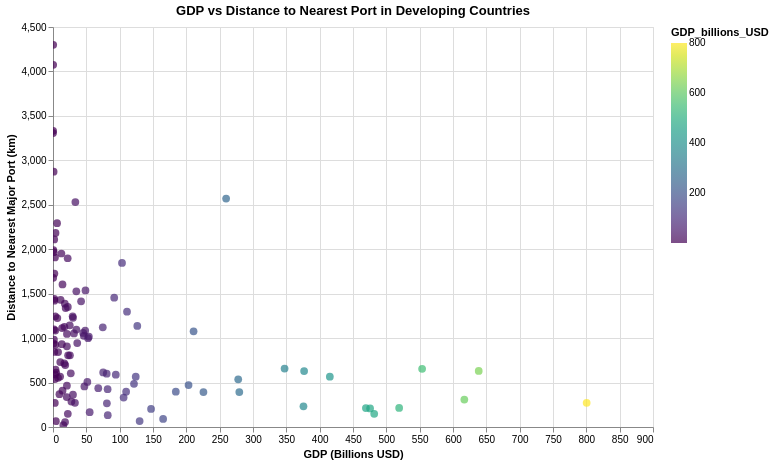

Notebook code cell kept with this figure:
### Markdown cell above
## 15. GDP vs Distance to Nearest Port

### Code cell
# Scatter plot of GDP vs distance to nearest port for developing countries
chart_gdp_dist = alt.Chart(merged_gdp_df).mark_point(filled=True, size=60).encode(
    x=alt.X('GDP_billions_USD:Q', title='GDP (Billions USD)'),
    y=alt.Y('dist_to_nearest_port_km:Q', title='Distance to Nearest Major Port (km)'),
    color=alt.Color('GDP_billions_USD:Q', scale=alt.Scale(scheme='viridis')),
    tooltip=['Country', 'GDP_billions_USD', 'dist_to_nearest_port_km']
).properties(
    width=600,
    height=400,
    title='GDP vs Distance to Nearest Port in Developing Countries'
).interactive()
chart_gdp_dist

### Figure 1 — Vega-Lite specification as saved in the notebook (floating-point values rounded to 4 significant figures)
{"config": {"view": {"continuousWidth": 300, "continuousHeight": 300}}, "data": {"name": "data-6a6867e47bd16df8336b908727dbd13f"}, "mark": {"type": "point", "filled": true, "size": 60}, "encoding": {"color": {"field": "GDP_billions_USD", "scale": {"scheme": "viridis"}, "type": "quantitative"}, "tooltip": [{"field": "Country", "type": "nominal"}, {"field": "GDP_billions_USD", "type": "quantitative"}, {"field": "dist_to_nearest_port_km", "type": "quantitative"}], "x": {"field": "GDP_billions_USD", "title": "GDP (Billions USD)", "type": "quantitative"}, "y": {"field": "dist_to_nearest_port_km", "title": "Distance to Nearest Major Port (km)", "type": "quantitative"}}, "height": 400, "params": [{"name": "param_18", "select": {"type": "interval", "encodings": ["x", "y"]}, "bind": "scales"}], "title": "GDP vs Distance to Nearest Port in Developing Countries", "width": 600, "$schema": "https://vega.github.io/schema/vega-lite/v5.20.1.json", "datasets": {"data-6a6867e47bd16df8336b908727dbd13f": [{"Country": "Zimbabwe", "latest_undernourishment": 30.0, "country": "ZW", "latitude": -19.02, "longitude": 29.15, "name": "Zimbabwe", "dist_to_nearest_port_km": 604.0, "GDP_billions_USD": 26.67}, {"Country": "Zambia", "latest_undernourishment": 32.1, "country": "ZM", "latitude": -13.13, "longitude": 27.85, "name": "Zambia", "dist_to_nearest_port_km": 1052.0, "GDP_billions_USD": 31.47}, {"Country": "Vanuatu", "latest_undernourishment": 7.9, "country": "VU", "latitude": -15.38, "longitude": 167.0, "name": "Vanuatu", "dist_to_nearest_port_km": 1967.0, "GDP_billions_USD": 1.137}, {"Country": "Uzbekistan", "latest_undernourishment": 2.5, "country": "UZ", "latitude": 41.38, "longitude": 64.59, "name": "Uzbekistan", "dist_to_nearest_port_km": 1845.0, "GDP_billions_USD": 103.5}, {"Country": "Uruguay", "latest_undernourishment": 2.5, "country": "UY", "latitude": -32.52, "longitude": -55.77, "name": "Uruguay", "dist_to_nearest_port_km": 266.4, "GDP_billions_USD": 80.81}, {"Country": "United Arab Emirates", "latest_undernourishment": 2.8, "country": "AE", "latitude": 23.42, "longitude": 53.85, "name": "United Arab Emirates", "dist_to_nearest_port_km": 214.7, "GDP_billions_USD": 519.2}, {"Country": "Ukraine", "latest_undernourishment": 3.8, "country": "UA", "latitude": 48.38, "longitude": 31.17, "name": "Ukraine", "dist_to_nearest_port_km": 846.1, "GDP_billions_USD": null}, {"Country": "Uganda", "latest_undernourishment": 33.1, "country": "UG", "latitude": 1.373, "longitude": 32.29, "name": "Uganda", "dist_to_nearest_port_km": 1016.0, "GDP_billions_USD": 53.79}, {"Country": "Tuvalu", "latest_undernourishment": null, "country": "TV", "latitude": -7.11, "longitude": 177.6, "name": "Tuvalu", "dist_to_nearest_port_km": 3307.0, "GDP_billions_USD": 0.07}, {"Country": "Turkmenistan", "latest_undernourishment": 3.6, "country": "TM", "latitude": 38.97, "longitude": 59.56, "name": "Turkmenistan", "dist_to_nearest_port_km": 1454.0, "GDP_billions_USD": 91.8}, {"Country": "Tunisia", "latest_undernourishment": 2.5, "country": "TN", "latitude": 33.89, "longitude": 9.537, "name": "Tunisia", "dist_to_nearest_port_km": 506.5, "GDP_billions_USD": 51.53}, {"Country": "Trinidad and Tobago", "latest_undernourishment": 8.6, "country": "TT", "latitude": 10.69, "longitude": -61.22, "name": "Trinidad and Tobago", "dist_to_nearest_port_km": 1245.0, "GDP_billions_USD": 29.49}, {"Country": "Tonga", "latest_undernourishment": null, "country": "TO", "latitude": -21.18, "longitude": -175.2, "name": "Tonga", "dist_to_nearest_port_km": 1990.0, "GDP_billions_USD": 0.568}, {"Country": "Togo", "latest_undernourishment": 18.2, "country": "TG", "latitude": 8.62, "longitude": 0.8248, "name": "Togo", "dist_to_nearest_port_km": 369.3, "GDP_billions_USD": 9.651}, {"Country": "Timor-Leste", "latest_undernourishment": 17.0, "country": "TL", "latitude": -8.874, "longitude": 125.7, "name": "Timor-Leste", "dist_to_nearest_port_km": 1441.0, "GDP_billions_USD": 2.002}, {"Country": "Thailand", "latest_undernourishment": 6.8, "country": "TH", "latitude": 15.87, "longitude": 101.0, "name": "Thailand", "dist_to_nearest_port_km": 308.8, "GDP_billions_USD": 617.0}, {"Country": "Tanzania", "latest_undernourishment": 23.0, "country": "TZ", "latitude": -6.369, "longitude": 34.89, "name": "Tanzania", "dist_to_nearest_port_km": 588.9, "GDP_billions_USD": 94.18}, {"Country": "Tajikistan", "latest_undernourishment": 9.7, "country": "TJ", "latitude": 38.86, "longitude": 71.28, "name": "Tajikistan", "dist_to_nearest_port_km": 1604.0, "GDP_billions_USD": 14.24}, {"Country": "Suriname", "latest_undernourishment": 8.7, "country": "SR", "latitude": 3.919, "longitude": -56.03, "name": "Suriname", "dist_to_nearest_port_km": 2183.0, "GDP_billions_USD": 3.78}, {"Country": "Sudan", "latest_undernourishment": 10.8, "country": "SD", "latitude": 12.86, "longitude": 30.22, "name": "Sudan", "dist_to_nearest_port_km": 1414.0, "GDP_billions_USD": 42.14}, {"Country": "Sri Lanka", "latest_undernourishment": 3.8, "country": "LK", "latitude": 7.873, "longitude": 80.77, "name": "Sri Lanka", "dist_to_nearest_port_km": 145.1, "GDP_billions_USD": null}, {"Country": "South Africa", "latest_undernourishment": 7.2, "country": "ZA", "latitude": -30.56, "longitude": 22.94, "name": "South Africa", "dist_to_nearest_port_km": 565.7, "GDP_billions_USD": 415.3}, {"Country": "Solomon Islands", "latest_undernourishment": 19.0, "country": "SB", "latitude": -9.646, "longitude": 160.2, "name": "Solomon Islands", "dist_to_nearest_port_km": 2110.0, "GDP_billions_USD": 1.801}, {"Country": "Sierra Leone", "latest_undernourishment": 27.8, "country": "SL", "latitude": 8.461, "longitude": -11.78, "name": "Sierra Leone", "dist_to_nearest_port_km": 924.7, "GDP_billions_USD": 3.607}, {"Country": "Seychelles", "latest_undernourishment": 2.7, "country": "SC", "latitude": -4.68, "longitude": 55.49, "name": "Seychelles", "dist_to_nearest_port_km": 1727.0, "GDP_billions_USD": 2.082}, {"Country": "Serbia", "latest_undernourishment": 2.5, "country": "RS", "latitude": 44.02, "longitude": 21.01, "name": "Serbia", "dist_to_nearest_port_km": 599.5, "GDP_billions_USD": 80.54}, {"Country": "Senegal", "latest_undernourishment": 6.2, "country": "SN", "latitude": 14.5, "longitude": -14.45, "name": "Senegal", "dist_to_nearest_port_km": 1526.0, "GDP_billions_USD": 35.01}, {"Country": "Saudi Arabia", "latest_undernourishment": 2.5, "country": "SA", "latitude": 23.89, "longitude": 45.08, "name": "Saudi Arabia", "dist_to_nearest_port_km": 737.7, "GDP_billions_USD": null}, {"Country": "Samoa", "latest_undernourishment": 4.5, "country": "WS", "latitude": -13.76, "longitude": -172.1, "name": "Samoa", "dist_to_nearest_port_km": 2872.0, "GDP_billions_USD": 0.938}, {"Country": "Rwanda", "latest_undernourishment": 35.6, "country": "RW", "latitude": -1.94, "longitude": 29.87, "name": "Rwanda", "dist_to_nearest_port_km": 1113.0, "GDP_billions_USD": 13.63}, {"Country": "Romania", "latest_undernourishment": 2.5, "country": "RO", "latitude": 45.94, "longitude": 24.97, "name": "Romania", "dist_to_nearest_port_km": 629.6, "GDP_billions_USD": 376.7}, {"Country": "Qatar", "latest_undernourishment": null, "country": "QA", "latitude": 25.35, "longitude": 51.18, "name": "Qatar", "dist_to_nearest_port_km": 392.7, "GDP_billions_USD": 225.7}, {"Country": "Poland", "latest_undernourishment": 2.5, "country": "PL", "latitude": 51.92, "longitude": 19.15, "name": "Poland", "dist_to_nearest_port_km": 272.8, "GDP_billions_USD": 800.5}, {"Country": "Philippines", "latest_undernourishment": 5.8, "country": "PH", "latitude": 12.88, "longitude": 121.8, "name": "Philippines", "dist_to_nearest_port_km": 208.6, "GDP_billions_USD": 475.6}, {"Country": "Peru", "latest_undernourishment": 6.2, "country": "PE", "latitude": -9.19, "longitude": -75.02, "name": "Peru", "dist_to_nearest_port_km": 393.5, "GDP_billions_USD": 279.5}, {"Country": "Paraguay", "latest_undernourishment": 3.1, "country": "PY", "latitude": -23.44, "longitude": -58.44, "name": "Paraguay", "dist_to_nearest_port_km": 1058.0, "GDP_billions_USD": 45.28}, {"Country": "Papua New Guinea", "latest_undernourishment": 28.2, "country": "PG", "latitude": -6.315, "longitude": 144.0, "name": "Papua New Guinea", "dist_to_nearest_port_km": 2530.0, "GDP_billions_USD": 33.54}, {"Country": "Panama", "latest_undernourishment": 4.5, "country": "PA", "latitude": 8.538, "longitude": -80.78, "name": "Panama", "dist_to_nearest_port_km": 132.8, "GDP_billions_USD": 82.14}, {"Country": "Palau", "latest_undernourishment": null, "country": "PW", "latitude": 7.515, "longitude": 134.6, "name": "Palau", "dist_to_nearest_port_km": 1679.0, "GDP_billions_USD": 0.298}, {"Country": "Pakistan", "latest_undernourishment": 12.9, "country": "PK", "latitude": 30.38, "longitude": 69.35, "name": "Pakistan", "dist_to_nearest_port_km": 653.4, "GDP_billions_USD": null}, {"Country": "Oman", "latest_undernourishment": 5.9, "country": "OM", "latitude": 21.51, "longitude": 55.92, "name": "Oman", "dist_to_nearest_port_km": 397.4, "GDP_billions_USD": 109.7}, {"Country": "Nigeria", "latest_undernourishment": 14.3, "country": "NG", "latitude": 9.082, "longitude": 8.675, "name": "Nigeria", "dist_to_nearest_port_km": 654.8, "GDP_billions_USD": 553.7}, {"Country": "Niger", "latest_undernourishment": 10.1, "country": "NE", "latitude": 17.61, "longitude": 8.082, "name": "Niger", "dist_to_nearest_port_km": 1338.0, "GDP_billions_USD": 19.0}, {"Country": "Nicaragua", "latest_undernourishment": 15.7, "country": "NI", "latitude": 12.87, "longitude": -85.21, "name": "Nicaragua", "dist_to_nearest_port_km": 697.3, "GDP_billions_USD": 18.38}, {"Country": "Nepal", "latest_undernourishment": 4.6, "country": "NP", "latitude": 28.39, "longitude": 84.12, "name": "Nepal", "dist_to_nearest_port_km": 1026.0, "GDP_billions_USD": 46.21}, {"Country": "Nauru", "latest_undernourishment": null, "country": "NR", "latitude": -0.5228, "longitude": 166.9, "name": "Nauru", "dist_to_nearest_port_km": 3331.0, "GDP_billions_USD": 0.158}, {"Country": "Namibia", "latest_undernourishment": 18.9, "country": null, "latitude": -22.96, "longitude": 18.49, "name": "Namibia", "dist_to_nearest_port_km": 408.7, "GDP_billions_USD": 14.29}, {"Country": "Mozambique", "latest_undernourishment": 28.3, "country": "MZ", "latitude": -18.67, "longitude": 35.53, "name": "Mozambique", "dist_to_nearest_port_km": 148.8, "GDP_billions_USD": 22.23}, {"Country": "Morocco", "latest_undernourishment": 4.1, "country": "MA", "latitude": 31.79, "longitude": -7.093, "name": "Morocco", "dist_to_nearest_port_km": 203.0, "GDP_billions_USD": 147.1}, {"Country": "Montenegro", "latest_undernourishment": 2.5, "country": "ME", "latitude": 42.71, "longitude": 19.37, "name": "Montenegro", "dist_to_nearest_port_km": 554.0, "GDP_billions_USD": 7.571}, {"Country": "Mongolia", "latest_undernourishment": 5.1, "country": "MN", "latitude": 46.86, "longitude": 103.8, "name": "Mongolia", "dist_to_nearest_port_km": 1387.0, "GDP_billions_USD": 17.73}, {"Country": "Moldova", "latest_undernourishment": 2.5, "country": "MD", "latitude": 47.41, "longitude": 28.37, "name": "Moldova", "dist_to_nearest_port_km": 716.3, "GDP_billions_USD": 16.98}, {"Country": "Mexico", "latest_undernourishment": 3.4, "country": "MX", "latitude": 23.63, "longitude": -102.6, "name": "Mexico", "dist_to_nearest_port_km": 539.3, "GDP_billions_USD": null}, {"Country": "Mauritius", "latest_undernourishment": 7.6, "country": "MU", "latitude": -20.35, "longitude": 57.55, "name": "Mauritius", "dist_to_nearest_port_km": 21.43, "GDP_billions_USD": 15.48}, {"Country": "Mauritania", "latest_undernourishment": 6.6, "country": "MR", "latitude": 21.01, "longitude": -10.94, "name": "Mauritania", "dist_to_nearest_port_km": 1431.0, "GDP_billions_USD": 11.39}, {"Country": "Marshall Islands", "latest_undernourishment": null, "country": "MH", "latitude": 7.131, "longitude": 171.2, "name": "Marshall Islands", "dist_to_nearest_port_km": 4299.0, "GDP_billions_USD": 0.303}, {"Country": "Mali", "latest_undernourishment": 4.8, "country": "ML", "latitude": 17.57, "longitude": -3.996, "name": "Mali", "dist_to_nearest_port_km": 1351.0, "GDP_billions_USD": 22.27}, {"Country": "Maldives", "latest_undernourishment": null, "country": "MV", "latitude": 3.203, "longitude": 73.22, "name": "Maldives", "dist_to_nearest_port_km": 843.6, "GDP_billions_USD": 7.613}, {"Country": "Malaysia", "latest_undernourishment": 2.8, "country": "MY", "latitude": 4.21, "longitude": 102.0, "name": "Malaysia", "dist_to_nearest_port_km": 148.4, "GDP_billions_USD": 481.8}, {"Country": "Malawi", "latest_undernourishment": 19.3, "country": "MW", "latitude": -13.25, "longitude": 34.3, "name": "Malawi", "dist_to_nearest_port_km": 731.1, "GDP_billions_USD": 10.89}, {"Country": "Madagascar", "latest_undernourishment": 38.9, "country": "MG", "latitude": -18.77, "longitude": 46.87, "name": "Madagascar", "dist_to_nearest_port_km": 1127.0, "GDP_billions_USD": 17.14}, {"Country": "Libya", "latest_undernourishment": 13.2, "country": "LY", "latitude": 26.34, "longitude": 17.23, "name": "Libya", "dist_to_nearest_port_km": 1085.0, "GDP_billions_USD": 48.31}, {"Country": "Liberia", "latest_undernourishment": 36.6, "country": "LR", "latitude": 6.428, "longitude": -9.429, "name": "Liberia", "dist_to_nearest_port_km": 611.8, "GDP_billions_USD": 4.72}, {"Country": "Lesotho", "latest_undernourishment": null, "country": "LS", "latitude": -29.61, "longitude": 28.23, "name": "Lesotho", "dist_to_nearest_port_km": 271.1, "GDP_billions_USD": 2.708}, {"Country": "Lebanon", "latest_undernourishment": 7.1, "country": "LB", "latitude": 33.85, "longitude": 35.86, "name": "Lebanon", "dist_to_nearest_port_km": 442.6, "GDP_billions_USD": null}, {"Country": "Kuwait", "latest_undernourishment": 2.5, "country": "KW", "latitude": 29.31, "longitude": 47.48, "name": "Kuwait", "dist_to_nearest_port_km": 91.15, "GDP_billions_USD": 165.2}, {"Country": "Kosovo", "latest_undernourishment": null, "country": "XK", "latitude": 42.6, "longitude": 20.9, "name": "Kosovo", "dist_to_nearest_port_km": 567.6, "GDP_billions_USD": 10.7}, {"Country": "Kiribati", "latest_undernourishment": 4.1, "country": "KI", "latitude": -3.37, "longitude": -168.7, "name": "Kiribati", "dist_to_nearest_port_km": 4074.0, "GDP_billions_USD": 0.263}, {"Country": "Kenya", "latest_undernourishment": 23.7, "country": "KE", "latitude": -0.02356, "longitude": 37.91, "name": "Kenya", "dist_to_nearest_port_km": 485.8, "GDP_billions_USD": 121.5}, {"Country": "Kazakhstan", "latest_undernourishment": 2.5, "country": "KZ", "latitude": 48.02, "longitude": 66.92, "name": "Kazakhstan", "dist_to_nearest_port_km": 2570.0, "GDP_billions_USD": 259.7}, {"Country": "Jordan", "latest_undernourishment": 12.8, "country": "JO", "latitude": 30.59, "longitude": 36.24, "name": "Jordan", "dist_to_nearest_port_km": 166.6, "GDP_billions_USD": 55.01}, {"Country": "Jamaica", "latest_undernourishment": 6.7, "country": "JM", "latitude": 18.11, "longitude": -77.3, "name": "Jamaica", "dist_to_nearest_port_km": 55.5, "GDP_billions_USD": 18.11}, {"Country": "Iraq", "latest_undernourishment": 15.4, "country": "IQ", "latitude": 33.22, "longitude": 43.68, "name": "Iraq", "dist_to_nearest_port_km": 536.5, "GDP_billions_USD": 277.8}, {"Country": "Indonesia", "latest_undernourishment": 6.4, "country": "ID", "latitude": -0.7893, "longitude": 113.9, "name": "Indonesia", "dist_to_nearest_port_km": 726.9, "GDP_billions_USD": null}, {"Country": "India", "latest_undernourishment": 11.8, "country": "IN", "latitude": 20.59, "longitude": 78.96, "name": "India", "dist_to_nearest_port_km": 655.8, "GDP_billions_USD": null}, {"Country": "Hungary", "latest_undernourishment": 2.5, "country": "HU", "latitude": 47.16, "longitude": 19.5, "name": "Hungary", "dist_to_nearest_port_km": 471.2, "GDP_billions_USD": 203.3}, {"Country": "Honduras", "latest_undernourishment": 13.5, "country": "HN", "latitude": 15.2, "longitude": -86.24, "name": "Honduras", "dist_to_nearest_port_km": 944.9, "GDP_billions_USD": 36.35}, {"Country": "Haiti", "latest_undernourishment": 42.6, "country": "HT", "latitude": 18.97, "longitude": -72.29, "name": "Haiti", "dist_to_nearest_port_km": 286.6, "GDP_billions_USD": 27.62}, {"Country": "Guyana", "latest_undernourishment": 2.7, "country": "GY", "latitude": 4.86, "longitude": -58.93, "name": "Guyana", "dist_to_nearest_port_km": 1898.0, "GDP_billions_USD": 22.01}, {"Country": "Guinea-Bissau", "latest_undernourishment": 13.1, "country": "GW", "latitude": 11.8, "longitude": -15.18, "name": "Guinea-Bissau", "dist_to_nearest_port_km": 1421.0, "GDP_billions_USD": 2.023}, {"Country": "Guinea", "latest_undernourishment": 12.5, "country": "GN", "latitude": 9.946, "longitude": -9.697, "name": "Guinea", "dist_to_nearest_port_km": 806.8, "GDP_billions_USD": 25.43}, {"Country": "Guatemala", "latest_undernourishment": 14.0, "country": "GT", "latitude": 15.78, "longitude": -90.23, "name": "Guatemala", "dist_to_nearest_port_km": 1298.0, "GDP_billions_USD": 111.0}, {"Country": "Grenada", "latest_undernourishment": null, "country": "GD", "latitude": 12.26, "longitude": -61.6, "name": "Grenada", "dist_to_nearest_port_km": 1098.0, "GDP_billions_USD": 1.366}, {"Country": "Ghana", "latest_undernourishment": 6.6, "country": "GH", "latitude": 7.947, "longitude": -1.023, "name": "Ghana", "dist_to_nearest_port_km": 436.8, "GDP_billions_USD": 67.9}, {"Country": "Georgia", "latest_undernourishment": 5.3, "country": "GE", "latitude": 42.32, "longitude": 43.36, "name": "Georgia", "dist_to_nearest_port_km": 1229.0, "GDP_billions_USD": 29.95}, {"Country": "Gabon", "latest_undernourishment": 18.6, "country": "GA", "latitude": -0.8037, "longitude": 11.61, "name": "Gabon", "dist_to_nearest_port_km": 907.9, "GDP_billions_USD": 20.86}, {"Country": "Fiji", "latest_undernourishment": 5.6, "country": "FJ", "latitude": -16.58, "longitude": 179.4, "name": "Fiji", "dist_to_nearest_port_km": 2292.0, "GDP_billions_USD": 6.106}, {"Country": "Ethiopia", "latest_undernourishment": 18.5, "country": "ET", "latitude": 9.145, "longitude": 40.49, "name": "Ethiopia", "dist_to_nearest_port_km": 397.0, "GDP_billions_USD": 184.2}, {"Country": "Eritrea", "latest_undernourishment": null, "country": "ER", "latitude": 15.18, "longitude": 39.78, "name": "Eritrea", "dist_to_nearest_port_km": 538.9, "GDP_billions_USD": 2.866}, {"Country": "Equatorial Guinea", "latest_undernourishment": null, "country": "GQ", "latitude": 1.651, "longitude": 10.27, "name": "Equatorial Guinea", "dist_to_nearest_port_km": 931.9, "GDP_billions_USD": 13.24}, {"Country": "El Salvador", "latest_undernourishment": 6.8, "country": "SV", "latitude": 13.79, "longitude": -88.9, "name": "El Salvador", "dist_to_nearest_port_km": 1097.0, "GDP_billions_USD": 35.06}, {"Country": "Ecuador", "latest_undernourishment": 12.7, "country": "EC", "latitude": -1.831, "longitude": -78.18, "name": "Ecuador", "dist_to_nearest_port_km": 1137.0, "GDP_billions_USD": 126.4}, {"Country": "Dominican Republic", "latest_undernourishment": 6.1, "country": "DO", "latitude": 18.74, "longitude": -70.16, "name": "Dominican Republic", "dist_to_nearest_port_km": 66.2, "GDP_billions_USD": 129.9}, {"Country": "Dominica", "latest_undernourishment": 5.5, "country": "DM", "latitude": 15.41, "longitude": -61.37, "name": "Dominica", "dist_to_nearest_port_km": 940.4, "GDP_billions_USD": 0.73}, {"Country": "Djibouti", "latest_undernourishment": 11.9, "country": "DJ", "latitude": 11.83, "longitude": 42.59, "name": "Djibouti", "dist_to_nearest_port_km": 65.91, "GDP_billions_USD": 4.283}, {"Country": "Costa Rica", "latest_undernourishment": 2.5, "country": "CR", "latitude": 9.749, "longitude": -83.75, "name": "Costa Rica", "dist_to_nearest_port_km": 425.1, "GDP_billions_USD": 81.94}, {"Country": "Comoros", "latest_undernourishment": 13.5, "country": "KM", "latitude": -11.88, "longitude": 43.87, "name": "Comoros", "dist_to_nearest_port_km": 982.2, "GDP_billions_USD": 1.406}, {"Country": "Colombia", "latest_undernourishment": 4.1, "country": "CO", "latitude": 4.571, "longitude": -74.3, "name": "Colombia", "dist_to_nearest_port_km": 656.8, "GDP_billions_USD": 347.4}, {"Country": "China", "latest_undernourishment": 2.5, "country": "CN", "latitude": 35.86, "longitude": 104.2, "name": "China", "dist_to_nearest_port_km": 1203.0, "GDP_billions_USD": null}, {"Country": "Chile", "latest_undernourishment": 2.7, "country": "CL", "latitude": -35.68, "longitude": -71.54, "name": "Chile", "dist_to_nearest_port_km": 232.2, "GDP_billions_USD": 375.7}, {"Country": "Chad", "latest_undernourishment": 29.8, "country": "TD", "latitude": 15.45, "longitude": 18.73, "name": "Chad", "dist_to_nearest_port_km": 1952.0, "GDP_billions_USD": 12.58}, {"Country": "Central African Republic", "latest_undernourishment": 25.2, "country": "CF", "latitude": 6.611, "longitude": 20.94, "name": "Central African Republic", "dist_to_nearest_port_km": 1908.0, "GDP_billions_USD": 2.909}, {"Country": "Cameroon", "latest_undernourishment": 6.1, "country": "CM", "latitude": 7.37, "longitude": 12.35, "name": "Cameroon", "dist_to_nearest_port_km": 999.2, "GDP_billions_USD": 52.6}, {"Country": "Cambodia", "latest_undernourishment": 5.4, "country": "KH", "latitude": 12.57, "longitude": 105.0, "name": "Cambodia", "dist_to_nearest_port_km": 271.9, "GDP_billions_USD": 32.93}, {"Country": "Burundi", "latest_undernourishment": null, "country": "BI", "latitude": -3.373, "longitude": 29.92, "name": "Burundi", "dist_to_nearest_port_km": 1086.0, "GDP_billions_USD": 3.341}, {"Country": "Burkina Faso", "latest_undernourishment": 14.3, "country": "BF", "latitude": 12.24, "longitude": -1.562, "name": "Burkina Faso", "dist_to_nearest_port_km": 806.9, "GDP_billions_USD": 22.64}, {"Country": "Bulgaria", "latest_undernourishment": 3.0, "country": "BG", "latitude": 42.73, "longitude": 25.49, "name": "Bulgaria", "dist_to_nearest_port_km": 331.1, "GDP_billions_USD": 105.9}, {"Country": "Brazil", "latest_undernourishment": 2.5, "country": "BR", "latitude": -14.24, "longitude": -51.93, "name": "Brazil", "dist_to_nearest_port_km": 1226.0, "GDP_billions_USD": null}, {"Country": "Botswana", "latest_undernourishment": 22.8, "country": "BW", "latitude": -22.33, "longitude": 24.68, "name": "Botswana", "dist_to_nearest_port_km": 1047.0, "GDP_billions_USD": 20.91}, {"Country": "Bosnia and Herzegovina", "latest_undernourishment": 2.5, "country": "BA", "latitude": 43.92, "longitude": 17.68, "name": "Bosnia and Herzegovina", "dist_to_nearest_port_km": 363.9, "GDP_billions_USD": 29.95}, {"Country": "Bolivia", "latest_undernourishment": 13.6, "country": "BO", "latitude": -16.29, "longitude": -63.59, "name": "Bolivia", "dist_to_nearest_port_km": 1536.0, "GDP_billions_USD": 48.71}, {"Country": "Bhutan", "latest_undernourishment": null, "country": "BT", "latitude": 27.51, "longitude": 90.43, "name": "Bhutan", "dist_to_nearest_port_km": 591.0, "GDP_billions_USD": 2.837}, {"Country": "Benin", "latest_undernourishment": 11.8, "country": "BJ", "latitude": 9.308, "longitude": 2.316, "name": "Benin", "dist_to_nearest_port_km": 337.3, "GDP_billions_USD": 20.64}, {"Country": "Belize", "latest_undernourishment": 5.0, "country": "BZ", "latitude": 17.19, "longitude": -88.5, "name": "Belize", "dist_to_nearest_port_km": 1245.0, "GDP_billions_USD": 3.306}, {"Country": "Belarus", "latest_undernourishment": 2.5, "country": "BY", "latitude": 53.71, "longitude": 27.95, "name": "Belarus", "dist_to_nearest_port_km": 613.6, "GDP_billions_USD": 75.26}, {"Country": "Barbados", "latest_undernourishment": 2.8, "country": "BB", "latitude": 13.19, "longitude": -59.54, "name": "Barbados", "dist_to_nearest_port_km": 1225.0, "GDP_billions_USD": 6.517}, {"Country": "Bangladesh", "latest_undernourishment": 10.9, "country": "BD", "latitude": 23.68, "longitude": 90.36, "name": "Bangladesh", "dist_to_nearest_port_km": 212.9, "GDP_billions_USD": 469.3}, {"Country": "Bahrain", "latest_undernourishment": null, "country": "BH", "latitude": 25.93, "longitude": 50.64, "name": "Bahrain", "dist_to_nearest_port_km": 456.3, "GDP_billions_USD": 47.09}, {"Country": "Azerbaijan", "latest_undernourishment": 2.5, "country": "AZ", "latitude": 40.14, "longitude": 47.58, "name": "Azerbaijan", "dist_to_nearest_port_km": 1122.0, "GDP_billions_USD": 74.68}, {"Country": "Aruba", "latest_undernourishment": null, "country": "AW", "latitude": 12.52, "longitude": -69.97, "name": "Aruba", "dist_to_nearest_port_km": 645.8, "GDP_billions_USD": 3.766}, {"Country": "Armenia", "latest_undernourishment": 2.5, "country": "AM", "latitude": 40.07, "longitude": 45.04, "name": "Armenia", "dist_to_nearest_port_km": 1144.0, "GDP_billions_USD": 25.12}, {"Country": "Argentina", "latest_undernourishment": 3.6, "country": "AR", "latitude": -38.42, "longitude": -63.62, "name": "Argentina", "dist_to_nearest_port_km": 631.4, "GDP_billions_USD": 638.6}, {"Country": "Antigua and Barbuda", "latest_undernourishment": null, "country": "AG", "latitude": 17.06, "longitude": -61.8, "name": "Antigua and Barbuda", "dist_to_nearest_port_km": 844.2, "GDP_billions_USD": 2.016}, {"Country": "Angola", "latest_undernourishment": 18.2, "country": "AO", "latitude": -11.2, "longitude": 17.87, "name": "Angola", "dist_to_nearest_port_km": 566.5, "GDP_billions_USD": 124.1}, {"Country": "Algeria", "latest_undernourishment": 2.5, "country": "DZ", "latitude": 28.03, "longitude": 1.66, "name": "Algeria", "dist_to_nearest_port_km": 1077.0, "GDP_billions_USD": 210.9}, {"Country": "Albania", "latest_undernourishment": 4.3, "country": "AL", "latitude": 41.15, "longitude": 20.17, "name": "Albania", "dist_to_nearest_port_km": 465.2, "GDP_billions_USD": 20.85}, {"Country": "Afghanistan", "latest_undernourishment": 25.1, "country": "AF", "latitude": 33.94, "longitude": 67.71, "name": "Afghanistan", "dist_to_nearest_port_km": 1009.0, "GDP_billions_USD": null}]}}
